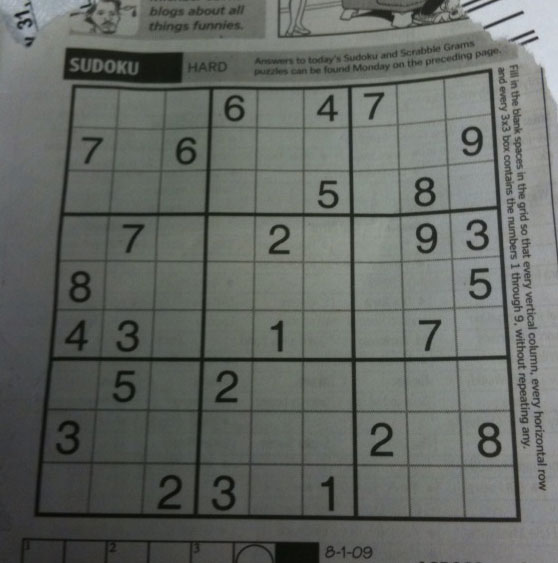
#> input picture sudoku.png, 558 x 563 px
$ python part12.py   (older library calls are emulated)
#> lines starting #> are read from the running program, lines starting #| are printed output that depends on the picture
import cv2
import numpy as np
from matplotlib import pyplot as plt

img = cv2.imread('sudoku.png', cv2.IMREAD_GRAYSCALE)
#> img: shape (563, 558); min 7, max 218, mean 101.8
lap = cv2.Laplacian(img, cv2.CV_64F, ksize=3)
lap = np.uint8(np.absolute(lap))
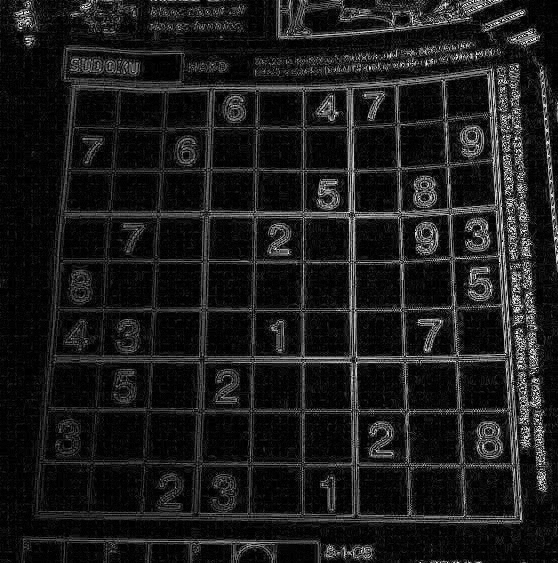
#> lap: shape (563, 558); min 0, max 254, mean 27.6
sobelx = cv2.Sobel(img, cv2.CV_64F, 1, 0)
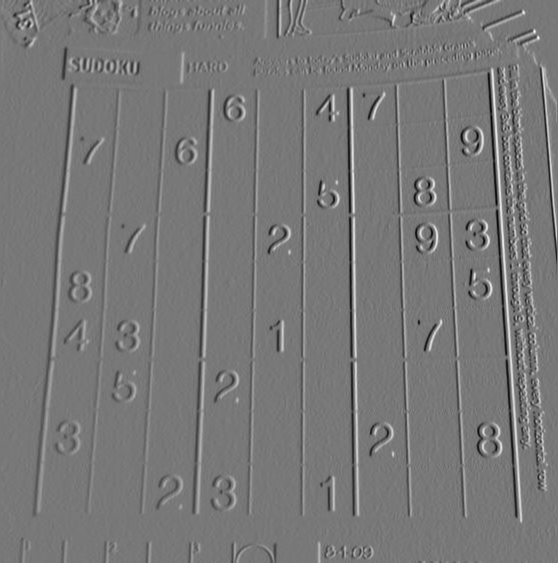
#> sobelx: shape (563, 558) float64; min -411, max 461, mean 1; drawn with min black and max white
sobely = cv2.Sobel(img, cv2.CV_64F, 0, 1)
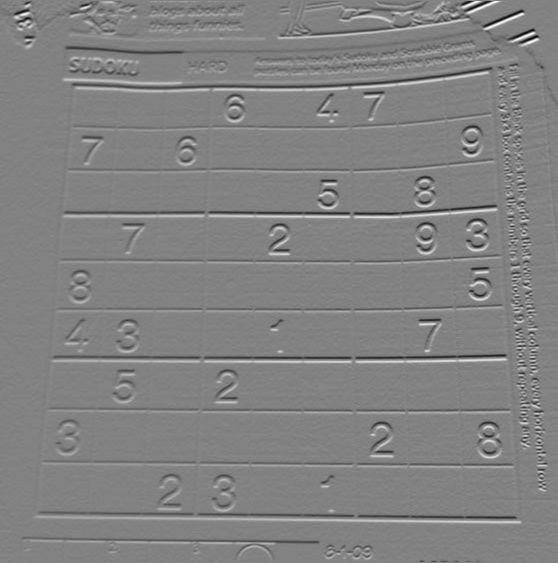
#> sobely: shape (563, 558) float64; min -497, max 474, mean -0.8; drawn with min black and max white

sobelx = np.uint8(np.absolute(sobelx))
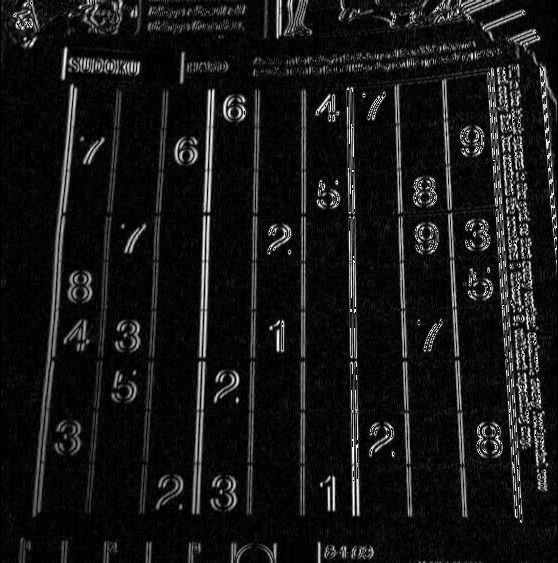
#> sobelx: shape (563, 558); min 0, max 255, mean 23.1
sobely = np.uint8(np.absolute(sobely))
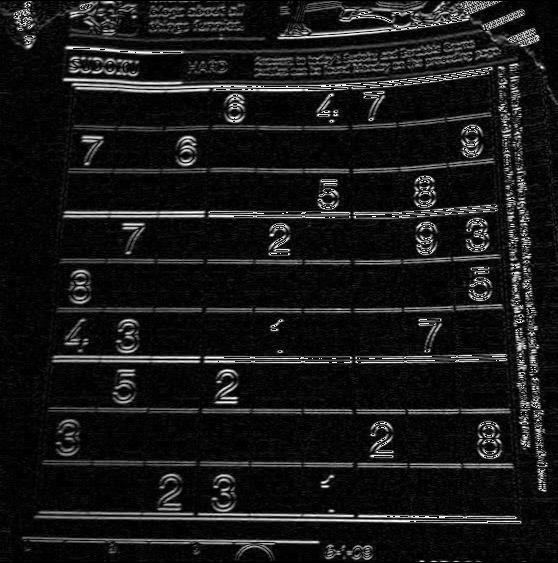
#> sobely: shape (563, 558); min 0, max 255, mean 24.7

sobel = cv2.bitwise_or(sobelx, sobely)
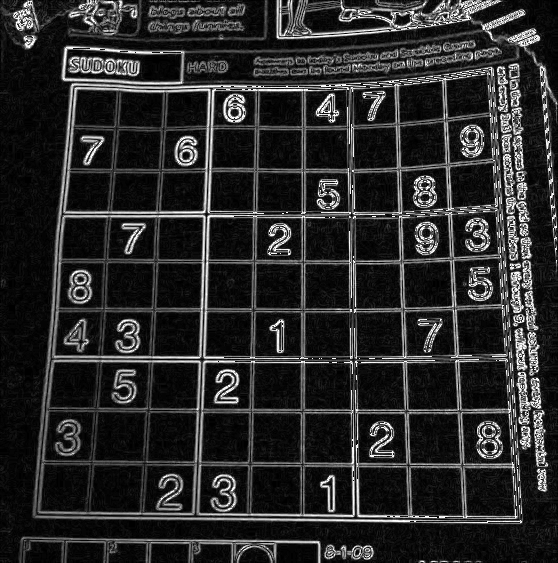
#> sobel: shape (563, 558); min 0, max 255, mean 42.1
gauss = cv2.adaptiveThreshold(sobel, 255, cv2.ADAPTIVE_THRESH_GAUSSIAN_C, cv2.THRESH_BINARY, 7, 10)
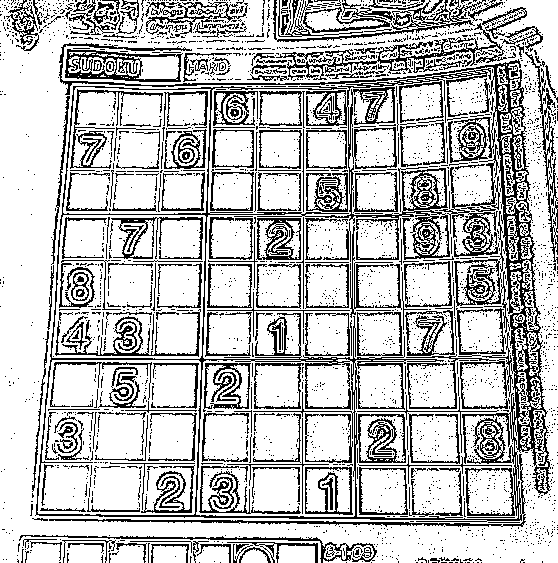
#> gauss: shape (563, 558); 74.8% white; black in thin lines or dots
titles = ['images','lap', 'sox','soy','sob', 'gauss']

images = [img, lap, sobelx, sobely, sobel, gauss]

for i in range(6):
    plt.subplot(3, 2, i+1), plt.imshow(images[i], 'gray')
    plt.title(titles[i])
    plt.xticks([]), plt.yticks([])

plt.show()

$ run again, with gradient.png copied over sudoku.png
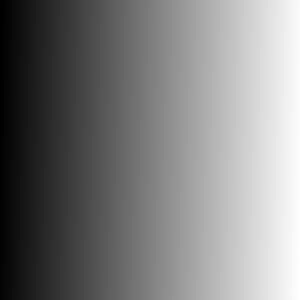
#> input picture gradient.png, 300 x 300 px
#> `sobely = np.uint8(np.absolute(sobely))`:
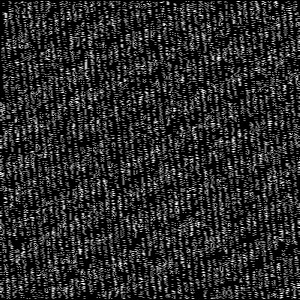
#> sobely: shape (300, 300); min 0, max 4, mean 0.654; drawn with min black and max white
#> `sobel = cv2.bitwise_or(sobelx, sobely)`:
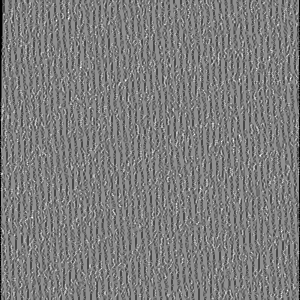
#> sobel: shape (300, 300); min 0, max 14, mean 6.88; drawn with min black and max white
#> gauss: shape (300, 300); every value is 255

$ run again, with akash.jpg saved as sudoku.png
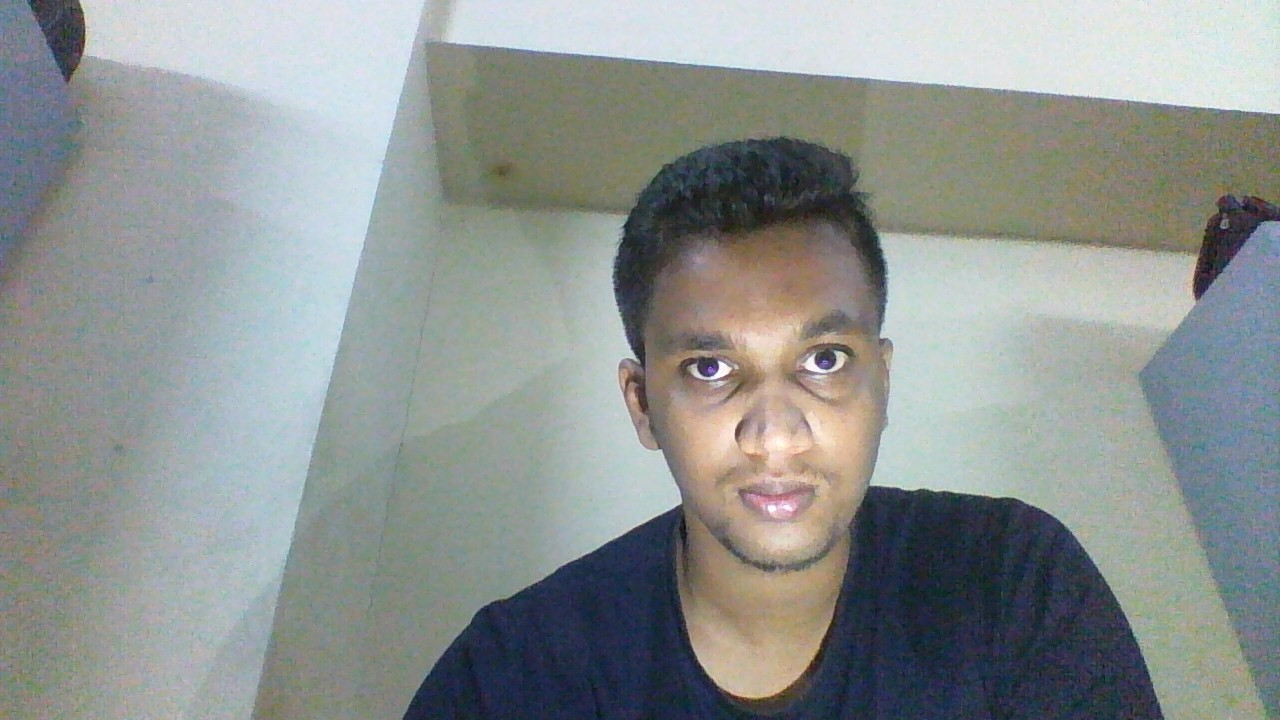
#> input picture akash.jpg, 1280 x 720 px
#> `sobel = cv2.bitwise_or(sobelx, sobely)`:
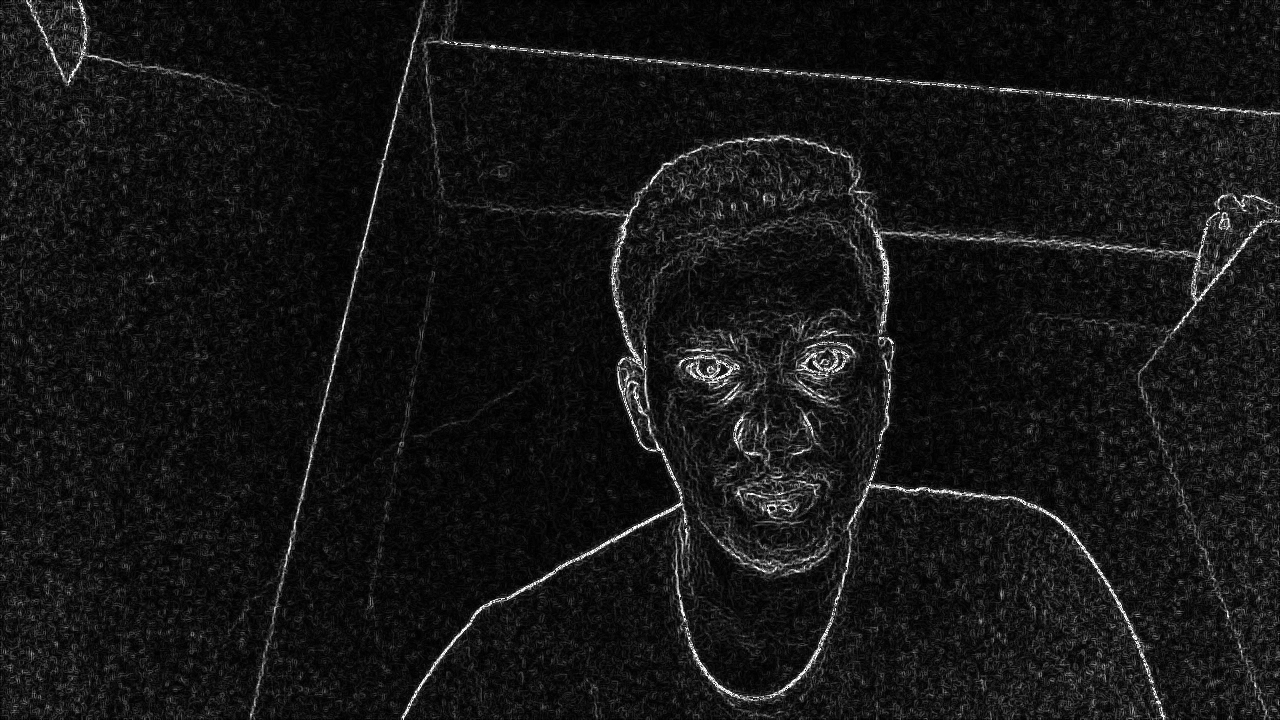
#> sobel: shape (720, 1280); min 0, max 255, mean 21.2
#> `gauss = cv2.adaptiveThreshold(sobel, 255, cv2.ADAPTIVE_THRESH_GAUSSIAN..`:
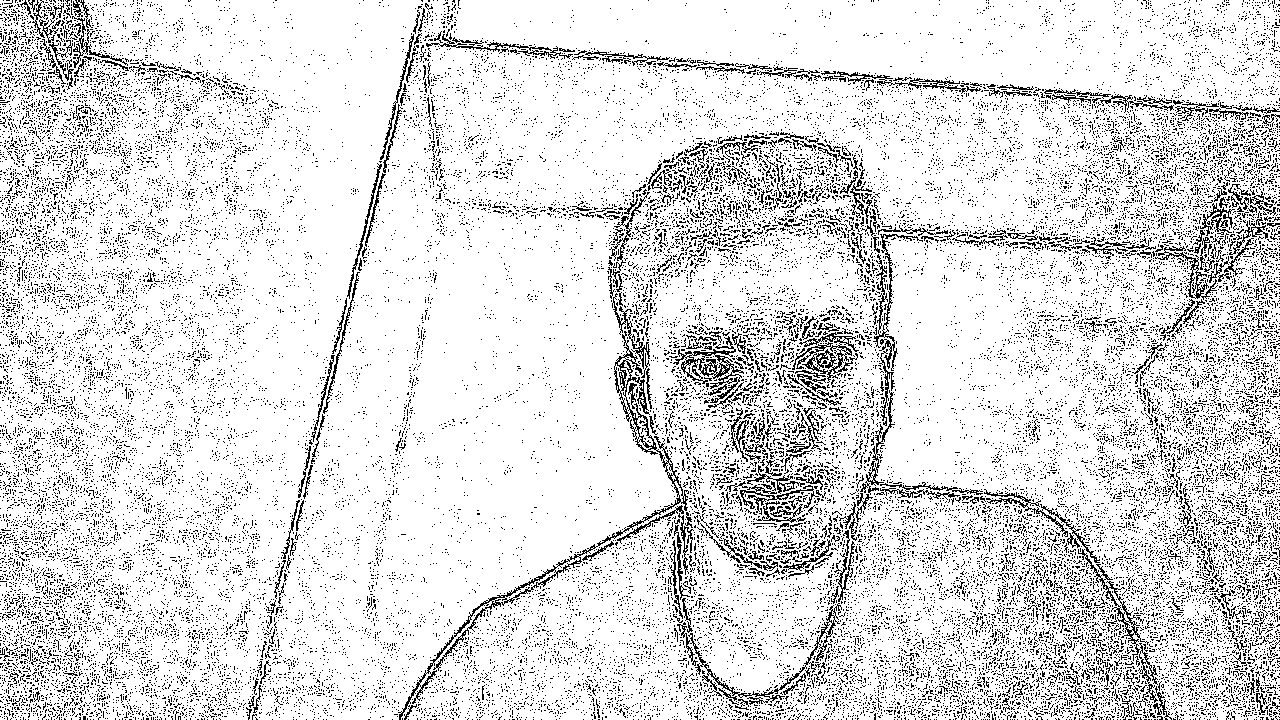
#> gauss: shape (720, 1280); 86.8% white; black in thin lines or dots
